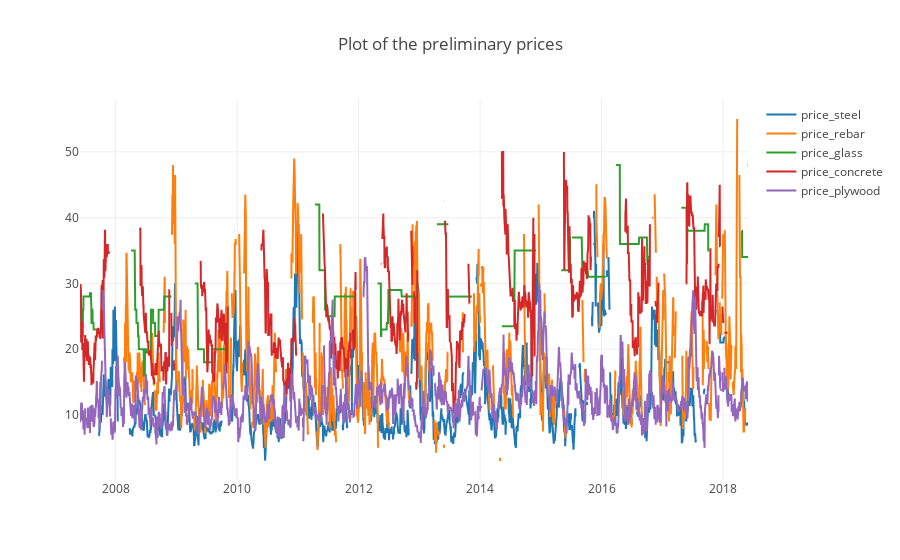

Here is the notebook cell this chart was saved with:
### Code cell
plotly_df(df, 'Plot of the preliminary prices')

### Figure 1 — Plotly figure (JSON) as saved in the notebook; plotly's stock layout.template omitted (floating-point values rounded to 4 significant figures; data arrays with more than 128 entries replaced by an {"elided": "..."} marker saying what was removed)
{"data": [{"mode": "lines", "name": "price_steel", "type": "scatter", "uid": "9e2969aa-3547-439a-8cbd-ea9ab18aa010", "x": {"elided": "2735 str values"}, "y": {"elided": "2735 float values"}}, {"mode": "lines", "name": "price_rebar", "type": "scatter", "uid": "b69a378c-f82e-410e-9512-85560a80d348", "x": {"elided": "2735 str values"}, "y": {"elided": "2735 float values"}}, {"mode": "lines", "name": "price_glass", "type": "scatter", "uid": "fe56f5a0-ddcf-4401-be28-7044361435ef", "x": {"elided": "2735 str values"}, "y": {"elided": "2735 float values"}}, {"mode": "lines", "name": "price_concrete", "type": "scatter", "uid": "2d1b5f6b-741d-4e8a-9c86-0f4b043161d2", "x": {"elided": "2735 str values"}, "y": {"elided": "2735 float values"}}, {"mode": "lines", "name": "price_plywood", "type": "scatter", "uid": "31e06075-c088-42d3-86fb-2c7e3baf25f1", "x": {"elided": "2735 str values"}, "y": {"elided": "2735 float values"}}], "layout": {"title": {"text": "Plot of the preliminary prices"}}}
